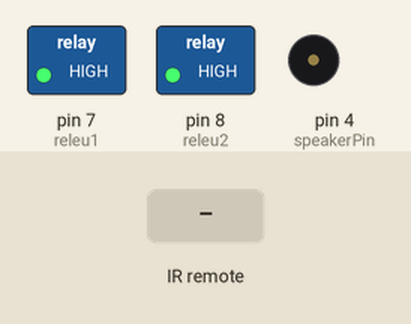
This sketch was run on a simulated Arduino Uno, built with avr-gcc and run on an emulated ATmega328P. Shown: switched loads named in the sketch (green lamp = pin HIGH), buzzer (waves = sounding). The inputs (shaded band) are chosen by the test bench. Pins used as bus, display or sensor lines are not drawn.

Above: at 1.2 s.
1.3 s: infrared code 0xE13DDA28 received
At 2.98 s:
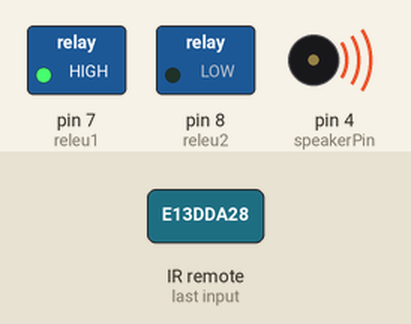
4.3 s: infrared code 0xF4BA2988 received
At 5.1 s:
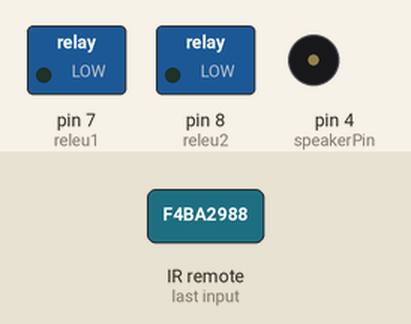
6.3 s: infrared code 0xE13DDA28 received
At 7.98 s:
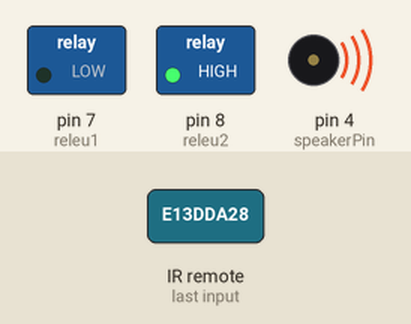
9.3 s: infrared code 0x2340B922 received
At 12.2 s:
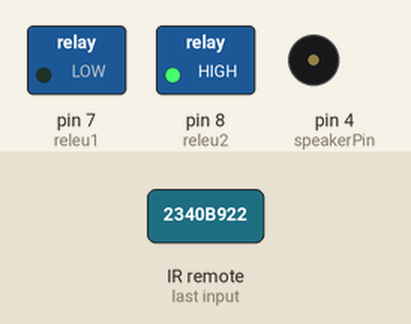
12.3 s: infrared code 0x2D25D203 received
At 15.2 s:
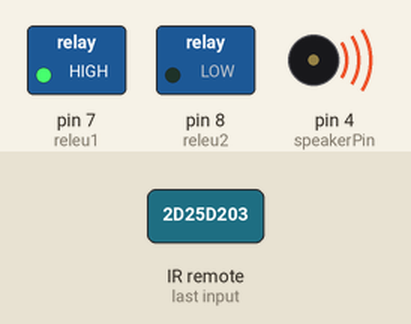
Timing chart, 0 to 16.3 s (numbered marks = the images above; inputs shaded):
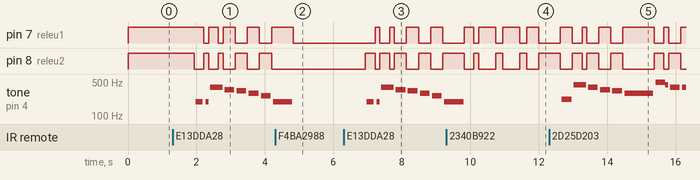

Measured:
- after the input at 1.3 s, pin 7 (releu1): HIGH → LOW after 0.92 s, → HIGH 0.14 s later, → LOW 0.28 s later, → HIGH 0.14 s later, … (8 changes in this stretch); pin 8 (releu2): HIGH → LOW after 0.63 s, → HIGH 0.28 s later, → LOW 0.14 s later, → HIGH 0.28 s later, … (9 changes in this stretch)
- after the input at 4.3 s, pin 7 (releu1): goes on until 4.8 s, then stays LOW; pin 8 (releu2): stops changing and stays LOW; tone on pin 4 (speakerPin): goes on until 4.8 s, then stays silent
- after the input at 6.3 s, pin 7 (releu1): LOW → HIGH after 0.92 s, → LOW 0.14 s later, → HIGH 0.28 s later, → LOW 0.14 s later, … (8 changes in this stretch); pin 8 (releu2): LOW → HIGH after 0.63 s, → LOW 0.28 s later, → HIGH 0.14 s later, → LOW 0.28 s later, … (9 changes in this stretch)
- after the input at 9.3 s, tone on pin 4 (speakerPin): goes on until 9.8 s, then stays silent
- after the input at 12.3 s, tone on pin 4 (speakerPin): plays 220 Hz for 0.28 s, 439 Hz for 0.36 s, 391 Hz for 0.28 s, 348 Hz for 0.28 s, 328 Hz for 0.28 s, 294 Hz for 0.84 s … (10 notes in this stretch), starting after 0.38 s

The sketch:

proiect_smi.ino
```cpp
#include <util/delay.h>
#include <IRremote.h>

const int receiver = 5;
const int speakerPin = 4;
const int releu1 = 7;
const int releu2 = 8;

IRrecv irrecv(receiver);
decode_results results;

volatile int stat = 0;
volatile int soundON = 0;
volatile int soundCheck = 1;
volatile int color = 0;
volatile int tempo;

const int length1 = 136;
const char notes1[] = "   GGggfedcGGGdcdcBGAaagfedbaggfeedcGggfedcGGGdcdcBGAaagfedbaggfeedcBcdedGbdBdccBAGABBcdedBgdgfefgagGGggfedcGGGdcdcBGAaagfedbaggfeedc   ";
const float beats1[] =  {1, 1, 1, 1.5, 0.5, 1.5, 0.5, 2, 2, 2, 2, 4, 1.5, 0.5, 3, 1, 3, 1, 2, 4, 2, 1.5, 0.5,\
                      2, 2, 2, 6, 1.5, 0.5, 2, 1.5, 0.5, 2, 1.5, 0.5, 6, 2, 1.5, 0.5, 2, 2, 2, 2, 4, 1.5, 0.5, \
                      3, 1, 3, 1, 2, 4, 2, 1.5, 0.5, 2, 2, 2, 6, 1.5, 0.5, 2, 1.5, 0.5, 2, 1.5, 0.5, 6, 1.5, \
                      0.5, 1.5, 0.5, 2, 2, 2, 6, 1.5, 0.5, 2, 1.5, 0.5, 2, 1.5, 0.5, 6, 1.5, 0.5, 2, 1.5, 0.5, 2, 2, \
                      8, 1.5, 0.5, 2, 2, 1.5, 0.5, 6, 1.5, 0.5, 1.5, 0.5, 2, 2, 2, 2, 4, 1.5, 0.5, 2, 1, 2, 1, \
                      2, 4, 2, 1.5, 0.5, 2, 2, 2, 6, 1.5, 0.5, 2, 1.5, 0.5, 2, 1.5, 0.5, 6, 1, 1, 1};


const int length2 = 74;
const char notes2[] = "   CbagfgafgabgagfefCbagfgafgabgagfefgabgabcgabCDEFEDCCbagfgafDDDDCbagf   ";
const int beats2[] = {1, 1, 1, \
                      3, 1, 2, 2,   2, 2, 2, 2,   1, 1, 1, 1, 3, 1,    2, 2, 4,\
                      3, 1, 2, 2,   2, 2, 2, 2,   1, 1, 1, 1, 3, 1,    2, 2, 4,\
                      3, 1, 2, 2,   3, 1, 2, 2,   1, 1, 2, 1, 1, 2,    2, 2, 4,\
                      3, 1, 2, 2,   2, 2, 2, 2,   1, 1, 1, 1, 3, 1,    2, 2, 4, \
                      1, 1, 1};


const int length3 = 57;
const char notes3[] = "   eeeeeeegcdefffffeeeeeddedgeeeeeeegcdefffffeeeeggdfc   ";
const int beats3[] = {1, 1, 1,\
                      2, 2, 4, 2, 2, 4, 2, 2, 3, 1, 8,\
                      2, 2, 3, 1, 2, 2, 2, 1, 1, 2, 2, 2, 2, 4, 4,\
                      2, 2, 4, 2, 2, 4, 2, 2, 3, 1, 8,\
                      2, 2, 3, 1, 2, 2, 2, 1, 1, 2, 2, 2, 2, 8,\
                      1, 1, 1};

// {'G', 'B', 'A', 'c', 'd', 'e', 'f', 's', 'g', 'a', 'v', 'b', 'C', 'D', 'E', 'F' }; // note

void playTone(int tone, int duration)
{
 for (long i = 0; i < duration * 1000L; i += tone * 2)
 {
 digitalWrite(speakerPin, HIGH);
 delayMicroseconds(tone);
 digitalWrite(speakerPin, LOW);
 delayMicroseconds(tone);
 }
}

void playNote(char note, int duration)
{
 const char names[] = {'G', 'A', 'B', 'c', 'd', 'e', 'f', 's', 'g', 'a', 'v', 'b', 'C', 'D', 'E', 'F' }; // note
 const int tones[] = { 2551, 2272, 2032, 1915, 1700, 1519, 1432, 1352, 1275, 1136, 1073, 1014, 956, 852, 758, 716};

// frecvente
 for (int i = 0; i < 16; i++)
    if (names[i] == note){
      if (soundON == 1) {
        if (color == 0) {
          digitalWrite(releu1, HIGH);
          digitalWrite(releu2, LOW);
          playTone(tones[i], duration);
          color = 1;
        }

        else {
          digitalWrite(releu1, LOW);
          digitalWrite(releu2, HIGH);
          playTone(tones[i], duration);
          color = 0;
        }
      }

      else {
        if (color == 0) {
          digitalWrite(releu1, HIGH);
          digitalWrite(releu2, LOW);
          delay(duration);
          color = 1;
        }

        else {
          digitalWrite(releu1, LOW);
          digitalWrite(releu2, HIGH);
          delay(duration);
          color = 0;
        }
      }
    }
}

void check_command()
{
    if (irrecv.decode(&results)) {
            if (results.value == 0xE13DDA28) {stat = 1; tempo = 140;} //sunet1
       else if (results.value == 0xAD586662) {stat = 2; tempo = 100;} //sunet2
       else if (results.value == 0x273009C4) {stat = 3; tempo = 130;} //sunet3

       else if (results.value == 0xB9F56762) {stat = 0; } // turn of
       else if (results.value == 0xF4BA2988) {stat = -1;} // turn on

       else if (results.value == 0x2340B922) {soundON = 0; soundCheck = 0;} //diez
       else if (results.value == 0x2D25D203) {soundON = 1; soundCheck = 1;} //steluta
       irrecv.resume();
    }
}


void setup()
{
  irrecv.enableIRIn();
  pinMode(speakerPin, OUTPUT);
  pinMode(releu1, OUTPUT);
  pinMode(releu2, OUTPUT);
  digitalWrite(releu1, HIGH);
  digitalWrite(releu2, HIGH);
}


void loop() {

    check_command();

    if (stat == 1) {
      if (soundCheck == 1)
        soundON = 1;

      for (int n = 0; n < length1; n++) {
         if (notes1[n] == ' ')
            delay(beats1[n] * tempo);

         else {
            playNote(notes1[n], beats1[n] * tempo);
         }
         delay(tempo / 2);
         check_command();
         if (stat != 1) break;
      }
    }

    else if (stat == 2) {
      if (soundCheck == 1)
        soundON = 1;

      for (int n = 0; n < length2; n++) {
         if (notes2[n] == ' ')
            delay(beats2[n] * tempo);

         else {
            playNote(notes2[n], beats2[n] * tempo);
         }
         delay(tempo / 2);
         check_command();
         if (stat != 2) break;
      }
    }

    else if (stat == 3) {
      if (soundCheck == 1)
        soundON = 1;

      for (int n = 0; n < length3; n++) {
         if (notes3[n] == ' ')
            delay(beats3[n] * tempo);

         else {
            playNote(notes3[n], beats3[n] * tempo);
         }
         delay(tempo / 2);
         check_command();
         if (stat != 3) break;
      }
    }

    else if (stat == -1) { // starea de turn on
      digitalWrite(releu1, LOW);
      digitalWrite(releu2, LOW);
    }

    else if (stat == 0) { // starea de reset total
      digitalWrite(releu1, HIGH);
      digitalWrite(releu2, HIGH);
    }
 }
```
